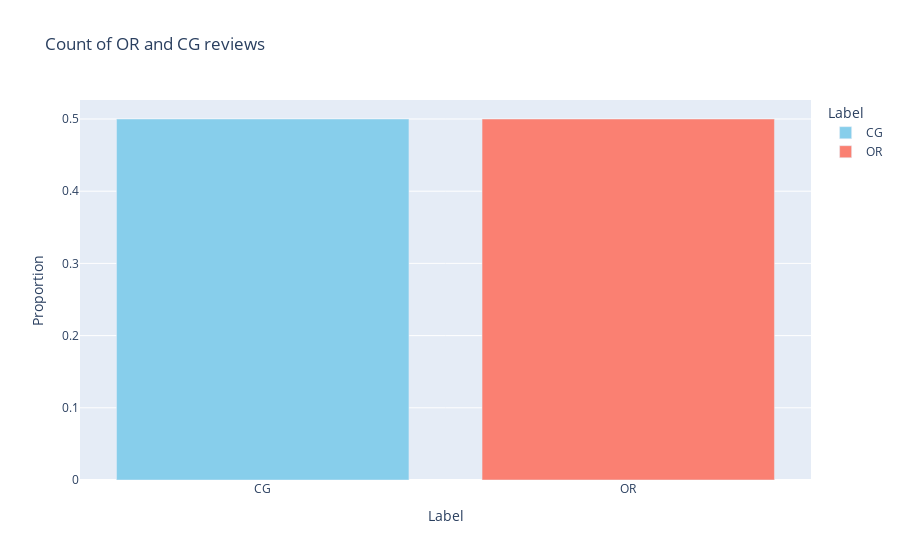

Source (notebook cell):
### Code cell
label_counts = df['label'].value_counts(normalize=True).reset_index()
label_counts.columns = ['label', 'proportion']

# Plot the proportions
fig = px.bar(label_counts, x='label', y='proportion', title='Count of OR and CG reviews',
             labels={'label': 'Label', 'proportion': 'Proportion'},
             color='label', color_discrete_sequence=['skyblue', 'salmon'])

fig.show()

### Figure 1 — Plotly figure (JSON) as saved in the notebook; plotly's stock layout.template omitted (floating-point values rounded to 4 significant figures)
{"data": [{"alignmentgroup": "True", "hovertemplate": "Label=%{x}<br>Proportion=%{y}<extra></extra>", "legendgroup": "CG", "marker": {"color": "skyblue", "pattern": {"shape": ""}}, "name": "CG", "offsetgroup": "CG", "orientation": "v", "showlegend": true, "textposition": "auto", "type": "bar", "x": ["CG"], "xaxis": "x", "y": [0.5], "yaxis": "y"}, {"alignmentgroup": "True", "hovertemplate": "Label=%{x}<br>Proportion=%{y}<extra></extra>", "legendgroup": "OR", "marker": {"color": "salmon", "pattern": {"shape": ""}}, "name": "OR", "offsetgroup": "OR", "orientation": "v", "showlegend": true, "textposition": "auto", "type": "bar", "x": ["OR"], "xaxis": "x", "y": [0.5], "yaxis": "y"}], "layout": {"barmode": "relative", "legend": {"title": {"text": "Label"}, "tracegroupgap": 0}, "title": {"text": "Count of OR and CG reviews"}, "xaxis": {"anchor": "y", "categoryarray": ["CG", "OR"], "categoryorder": "array", "domain": [0, 1], "title": {"text": "Label"}}, "yaxis": {"anchor": "x", "domain": [0, 1], "title": {"text": "Proportion"}}}}
